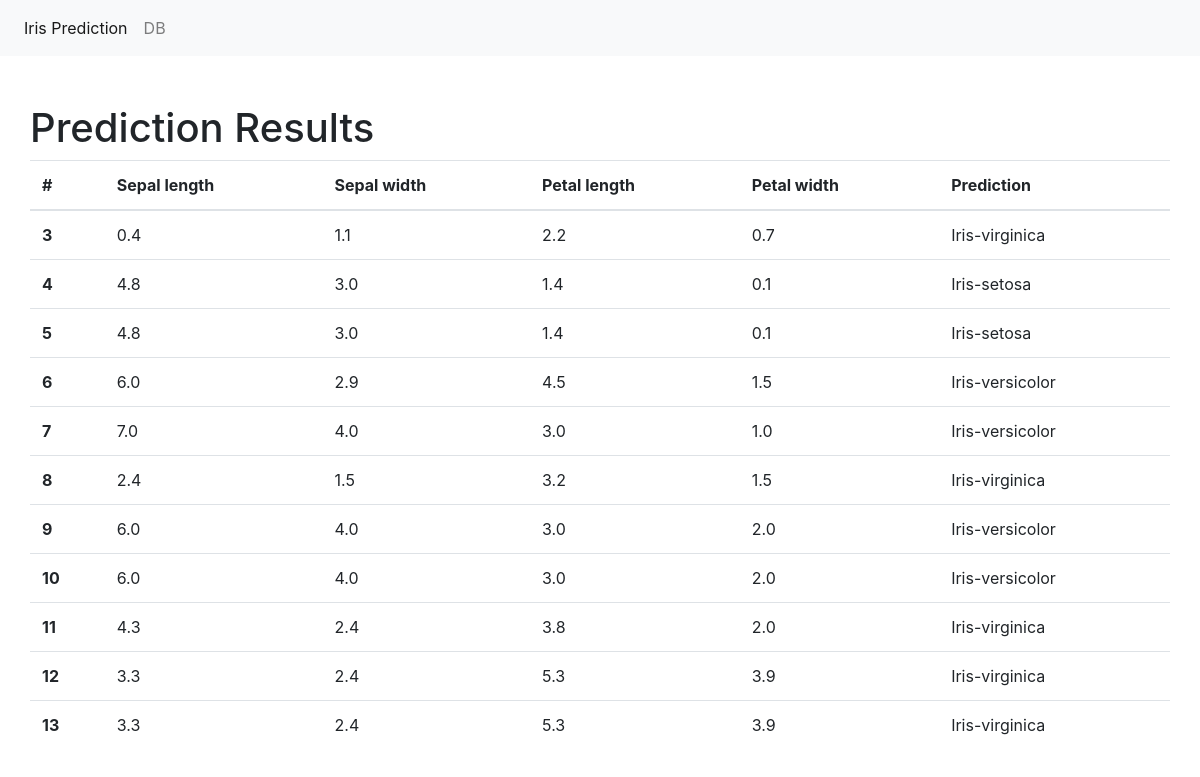
The app's page /results/ with its own data.
### predict/models.py (models this page shows, shortened)
class Predict_Results(models.Model):
    sepal_length = models.FloatField()
    sepal_width = models.FloatField()
    petal_length = models.FloatField()
    petal_width = models.FloatField()
    classification = models.CharField(max_length=30)

### predict/views.py (the view)
# urls.py: path('results/',views.view_results,name="results"),
def view_results(request):
    data = {"dataset": Predict_Results.objects.all()}
    return render(request, "result.html", data)

### predict/templates/result.html
{% extends "base.html" %}
{% block main %}
    <div class="container pt-5">
        <div class="row">
        <h1>Prediction Results</h1>
            <table class="table">
                <thead>
                <tr>
                <th scope="col">#</th>
                <th scope="col">Sepal length</th>
                <th scope="col">Sepal width</th>
                <th scope="col">Petal length</th>
                <th scope="col">Petal width</th>
                <th scope="col">Prediction</th>
                </tr>
                </thead>
                <tbody>
                {% for data in dataset %}
                    <tr>
                    <th scope="row">{{ data.id }}</th>
                    <td>{{ data.sepal_length }}</td>
                    <td>{{ data.sepal_width }}</td>
                    <td>{{ data.petal_length }}</td>
                    <td>{{ data.petal_width }}</td>
                    <td>{{ data.classification }}</td>
                    </tr>
                {% endfor %}
                </tbody>
            </table>
        </div>
    </div>
{% endblock %}

### predict/templates/base.html (shortened to what this page needs)
<!doctype html>
<html lang="en">
    <head>
    <link rel="stylesheet" href="https://stackpath.bootstrapcdn.com/bootstrap/4.4.1/css/bootstrap.min.css">
    </head>
<body>
    <nav class="navbar navbar-expand-lg navbar-light bg-light">
        <div class="collapse navbar-collapse" id="navbarSupportedContent">
            <ul class="navbar-nav mr-auto">
                <li class="nav-item active">
                    <a class="nav-link" href="/">Iris Prediction <span class="sr-only">(current)</span></a>
                </li>
                <li class="nav-item">
                    <a class="nav-link" href="/results">DB</a>
                </li>
            </ul>
        </div>
    </nav>
    {% block main %}
    {% endblock %}
    </body>
</html>

### records on screen
Predict_Results: id "3", sepal_length "0.4", sepal_width "1.1", petal_length "2.2", petal_width "0.7", classification "Iris-virginica"
Predict_Results: id "4", sepal_length "4.8", sepal_width "3.0", petal_length "1.4", petal_width "0.1", classification "Iris-setosa"
Predict_Results: id "5", sepal_length "4.8", sepal_width "3.0", petal_length "1.4", petal_width "0.1", classification "Iris-setosa"
Predict_Results: id "6", sepal_length "6.0", sepal_width "2.9", petal_length "4.5", petal_width "1.5", classification "Iris-versicolor"
Predict_Results: id "7", sepal_length "7.0", sepal_width "4.0", petal_length "3.0", petal_width "1.0", classification "Iris-versicolor"
Predict_Results: id "8", sepal_length "2.4", sepal_width "1.5", petal_length "3.2", petal_width "1.5", classification "Iris-virginica"
Predict_Results: id "9", sepal_length "6.0", sepal_width "4.0", petal_length "3.0", petal_width "2.0", classification "Iris-versicolor"
Predict_Results: id "10", sepal_length "6.0", sepal_width "4.0", petal_length "3.0", petal_width "2.0", classification "Iris-versicolor"
Predict_Results: id "11", sepal_length "4.3", sepal_width "2.4", petal_length "3.8", petal_width "2.0", classification "Iris-virginica"
Predict_Results: id "12", sepal_length "3.3", sepal_width "2.4", petal_length "5.3", petal_width "3.9", classification "Iris-virginica"
Predict_Results: id "13", sepal_length "3.3", sepal_width "2.4", petal_length "5.3", petal_width "3.9", classification "Iris-virginica"
